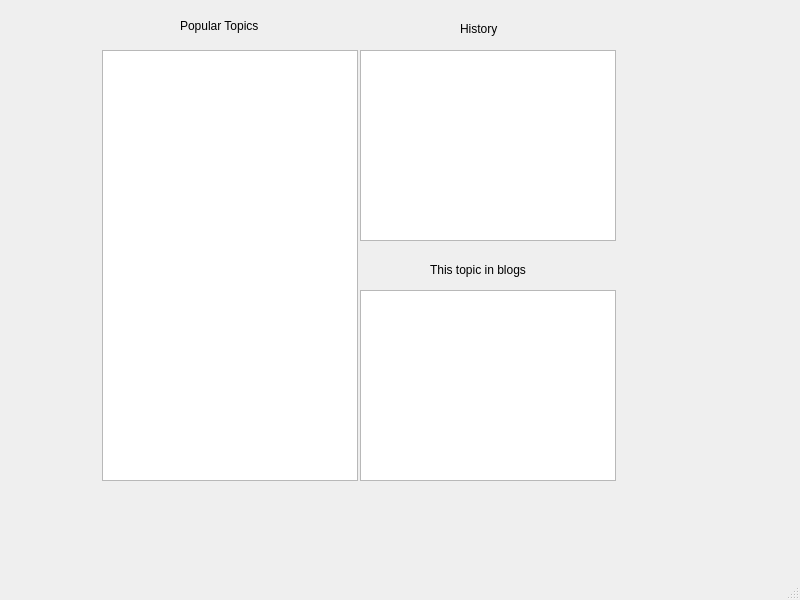
<?xml version="1.0" encoding="UTF-8"?>
<ui version="4.0">
 <class>MainWindow</class>
 <widget class="QMainWindow" name="MainWindow">
  <property name="geometry">
   <rect>
    <x>0</x>
    <y>0</y>
    <width>800</width>
    <height>600</height>
   </rect>
  </property>
  <property name="windowTitle">
   <string>MainWindow</string>
  </property>
  <widget class="QWidget" name="centralwidget">
   <widget class="QTableWidget" name="details">
    <property name="geometry">
     <rect>
      <x>360</x>
      <y>50</y>
      <width>256</width>
      <height>191</height>
     </rect>
    </property>
   </widget>
   <widget class="QTableWidget" name="blogs">
    <property name="geometry">
     <rect>
      <x>360</x>
      <y>290</y>
      <width>256</width>
      <height>191</height>
     </rect>
    </property>
   </widget>
   <widget class="QTableWidget" name="topics">
    <property name="geometry">
     <rect>
      <x>102</x>
      <y>50</y>
      <width>256</width>
      <height>431</height>
     </rect>
    </property>
    <property name="autoFillBackground">
     <bool>false</bool>
    </property>
   </widget>
   <widget class="QLabel" name="label">
    <property name="geometry">
     <rect>
      <x>180</x>
      <y>10</y>
      <width>101</width>
      <height>31</height>
     </rect>
    </property>
    <property name="text">
     <string>Popular Topics</string>
    </property>
   </widget>
   <widget class="QLabel" name="label_2">
    <property name="geometry">
     <rect>
      <x>460</x>
      <y>20</y>
      <width>67</width>
      <height>17</height>
     </rect>
    </property>
    <property name="text">
     <string>History</string>
    </property>
   </widget>
   <widget class="QLabel" name="label_3">
    <property name="geometry">
     <rect>
      <x>430</x>
      <y>260</y>
      <width>131</width>
      <height>20</height>
     </rect>
    </property>
    <property name="text">
     <string>This topic in blogs</string>
    </property>
   </widget>
  </widget>
  <widget class="QMenuBar" name="menubar">
   <property name="geometry">
    <rect>
     <x>0</x>
     <y>0</y>
     <width>800</width>
     <height>22</height>
    </rect>
   </property>
  </widget>
  <widget class="QStatusBar" name="statusbar"/>
 </widget>
 <resources/>
 <connections/>
</ui>
